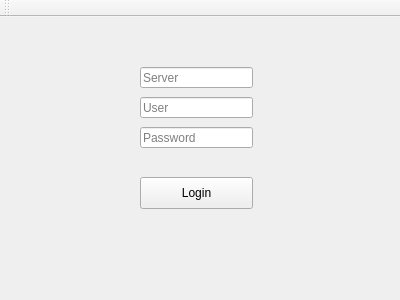
<?xml version="1.0" encoding="UTF-8"?>
<ui version="4.0">
 <class>MainWindow</class>
 <widget class="QMainWindow" name="MainWindow">
  <property name="geometry">
   <rect>
    <x>0</x>
    <y>0</y>
    <width>400</width>
    <height>300</height>
   </rect>
  </property>
  <property name="windowTitle">
   <string>MainWindow</string>
  </property>
  <widget class="QWidget" name="centralWidget">
   <widget class="QLineEdit" name="serverLineEdit">
    <property name="geometry">
     <rect>
      <x>140</x>
      <y>50</y>
      <width>113</width>
      <height>21</height>
     </rect>
    </property>
    <property name="placeholderText">
     <string>Server</string>
    </property>
   </widget>
   <widget class="QLineEdit" name="userLineEdit">
    <property name="geometry">
     <rect>
      <x>140</x>
      <y>80</y>
      <width>113</width>
      <height>21</height>
     </rect>
    </property>
    <property name="placeholderText">
     <string>User</string>
    </property>
   </widget>
   <widget class="QLineEdit" name="passwordLineEdit">
    <property name="geometry">
     <rect>
      <x>140</x>
      <y>110</y>
      <width>113</width>
      <height>21</height>
     </rect>
    </property>
    <property name="echoMode">
     <enum>QLineEdit::Password</enum>
    </property>
    <property name="placeholderText">
     <string>Password</string>
    </property>
   </widget>
   <widget class="QPushButton" name="loginButton">
    <property name="geometry">
     <rect>
      <x>140</x>
      <y>160</y>
      <width>113</width>
      <height>32</height>
     </rect>
    </property>
    <property name="text">
     <string>Login</string>
    </property>
   </widget>
  </widget>
  <widget class="QMenuBar" name="menuBar">
   <property name="geometry">
    <rect>
     <x>0</x>
     <y>0</y>
     <width>400</width>
     <height>22</height>
    </rect>
   </property>
  </widget>
  <widget class="QToolBar" name="mainToolBar">
   <attribute name="toolBarArea">
    <enum>TopToolBarArea</enum>
   </attribute>
   <attribute name="toolBarBreak">
    <bool>false</bool>
   </attribute>
  </widget>
 </widget>
 <layoutdefault spacing="6" margin="11"/>
 <resources/>
 <connections/>
</ui>
